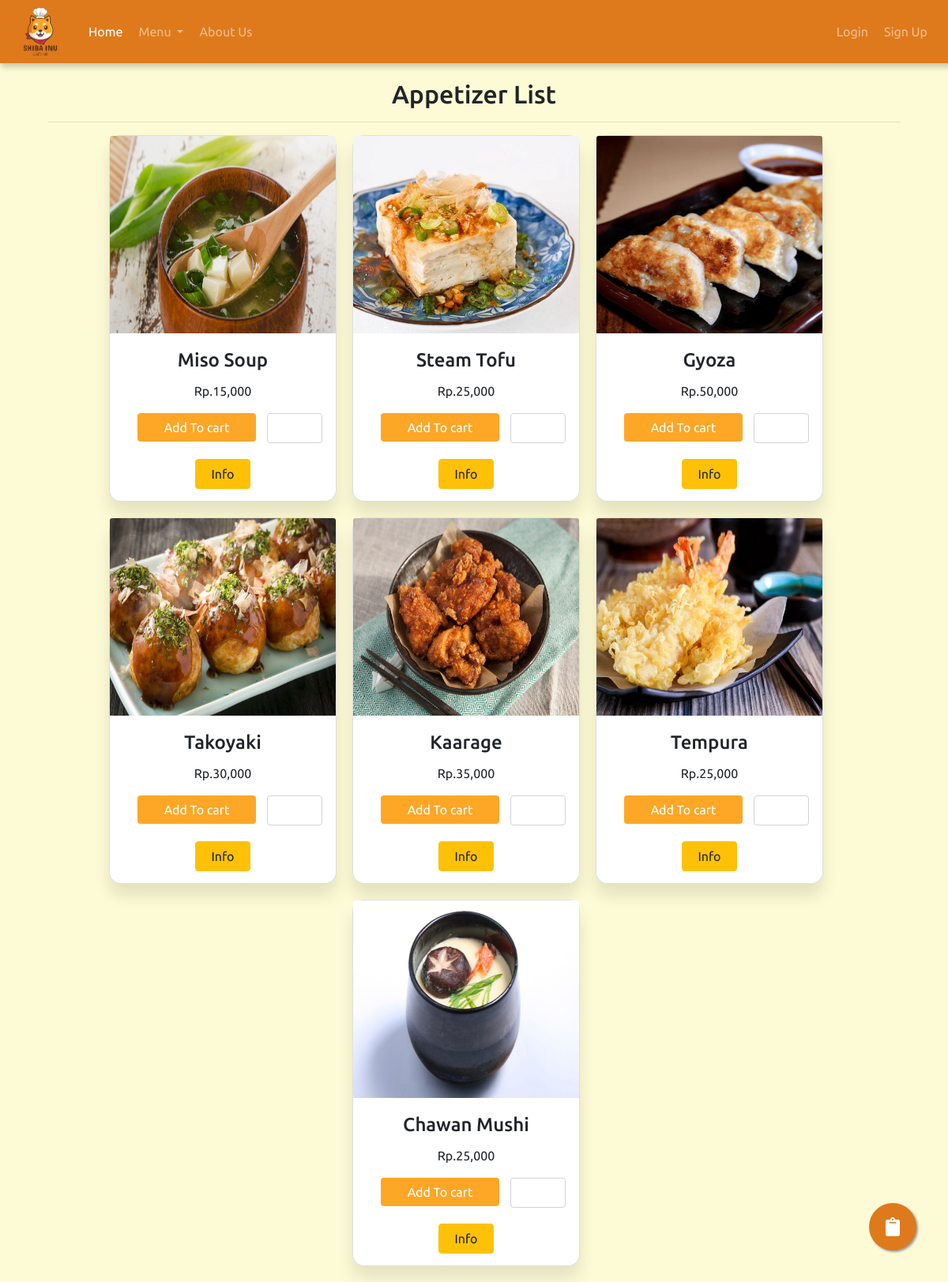
/Menu/Appetizer.php, run on the app's committed database.
### tables this page shows
CREATE TABLE `menu` (
  `id_menu` int(10) NOT NULL,
  `id_kategori` int(11) NOT NULL,
  `nama_menu` varchar(50) NOT NULL,
  `harga_menu` int(11) NOT NULL,
  `deskripsi` varchar(100) NOT NULL,
  `image` varchar(65) NOT NULL
);

### Menu/Appetizer.php (the view, shortened to what this page needs)
<?php
require 'function.php';
$result = mysqli_query($koneksi, "SELECT * FROM menu JOIN kategori USING(id_kategori) WHERE nama_kategori ='appetizer'");
?>
<!Doctype html>
<html>
    <head>
        <link rel="stylesheet" href="https://stackpath.bootstrapcdn.com/bootstrap/4.3.1/css/bootstrap.min.css">
        <link rel="stylesheet" href="https://use.fontawesome.com/releases/v5.7.0/css/all.css">
        <link href="https://unpkg.com/aos@2.3.1/dist/aos.css" rel="stylesheet">
    </head>
    <body>
        <nav class="navbar navbar-expand-lg nav-color navbar-dark fixed-top">
            <a class="navbar-brand" href="#">
                <img src="../images/pemweb_logo.png" width="70" height="70" alt="">
            </a>
            <div class="collapse navbar-collapse navbar-dark" style="width: 40%; background-color: #de7a1c; border-radius: 10px;" id="navbarSupportedContent">
                <ul class="navbar-nav mr-auto">
                    <li class="nav-item active">
                        <a class="nav-link" style="padding: 10px;" href="../index.php">Home</a>
                    </li>
                    <li class="nav-item dropdown">
                        <a class="nav-link dropdown-toggle" style="padding: 10px;" href="#" id="navbarDropdownMenuLink" data-toggle="dropdown" aria-haspopup="true" aria-expanded="false">
                        Menu
                        </a>
                    </li>
                    <li class="nav-item">
                        <a class="nav-link" style="padding: 10px;" href="../about_us/about_us.php">About Us</a>
                    </li>
                </ul>
                <?php if(!isset($_SESSION['login'])) : ?>
                <ul class="navbar-nav navbar-right">
                    <li class="nav-item">
                        <a class="nav-link" style="padding: 10px;" href="../login/login.php">Login</a>
                    </li>
                    <li class="nav-item">
                        <a class="nav-link" style="padding: 10px;" href="../regis/registrasi.php">Sign Up</a>
                    </li>
                </ul>
                <?php endif; ?>
            </div>
        </nav>
        <section class = "Content" style="margin-top: 100px">
            <div class="container">
                <div class="row">
                    <div class="col-md-12 text-center">
                    <h2>Appetizer List</h2>
                    <hr>
                    </div>
                </div>
                <div class="row">
                    <?php while($info = mysqli_fetch_assoc($result) ) : ?>
                            <div class="card" style="width: 18rem; margin-right:20px; margin-bottom:20px;background-color:white;border-radius: 15px;box-shadow: 0px 15px 20px rgba(0,0,0,0.1);">
                                <form method="post" action="order.php">
                                    <a ><img class="card-img-top image view_info" src="../images/<?php echo $info["image"]; ?>" alt="Card image cap"></a>
                                    <div class="card-body text-center">
                                        <h4 class="card-title" name="menu_nama"><?php echo $info["nama_menu"]; ?></h4>
                                        <p class="card-text">Rp.<?=  number_format($info["harga_menu"]); ?></p>
                                        <div class="row">
                                            <div class="col-8">
                                                <input type="submit" name="add_to_cart" class="btn btn-primary" style="background-color:#fea726;width:150px; color:white;border:none;" value="Add To cart"></input>
                                            </div>
                                            <div class="col-4">
                                                <input type="number" name="quantity"  min="1" class="form-control" style="width:70px; boder:#d4d6d9;" required/>
                                            </div>
                                        </div>
                                    </div>
                                </form>
                                <div class="row">
                                    <form action="" method="post">
                                        <input type="submit" class="btn btn-warning" value="Info" name="detailMenu" href="modal.php?id=<?= $info["id_menu"]; ?>" style="width:70px; margin-bottom: 15px;">
                                    </form>
                                </div>
                            </div>
                    <?php endwhile;?>
                </div>
            </div>
        </section>
        <?php if(!isset($_SESSION['login'])) : ?>
            <a href="../login/login.php" class="float">
                <i class="fa fa-clipboard my-float"></i>
            </a>
        <?php endif; ?>
    </body>
</html>

### Menu/Appetizer.php (style rules this page uses)
body { font-family: 'Ubuntu', sans-serif; background-color:#fdfbd5; }
.nav-color { background-color: #de7a1c; color: red; }
a { color: white; }
.navbar { height: 80px; box-shadow: 3px 3px 7px 2px rgba(0, 0, 0, 0.2); }
.container { width: 100%; }
.row { display: flex; justify-content: center; margin: 0 auto; }
.image { width:100%; height:250px; }
input { width:45px; }
.float { position:fixed; width:60px; height:60px; bottom:40px; right:40px; background-color:#de7a1c; color:#FFF; border-radius:50px; text-align:center; box-shadow: 2px 2px 3px #999; }
.my-float { font-size:24px; margin-top:18px; }

### data on the page
menu: image (picture), nama_menu "Miso Soup", harga_menu "15,000"
menu: image (picture), nama_menu "Steam Tofu", harga_menu "25,000"
menu: image (picture), nama_menu "Gyoza", harga_menu "50,000"
menu: image (picture), nama_menu "Takoyaki", harga_menu "30,000"
menu: image (picture), nama_menu "Kaarage", harga_menu "35,000"
menu: image (picture), nama_menu "Tempura", harga_menu "25,000"
menu: image (picture), nama_menu "Chawan Mushi", harga_menu "25,000"
